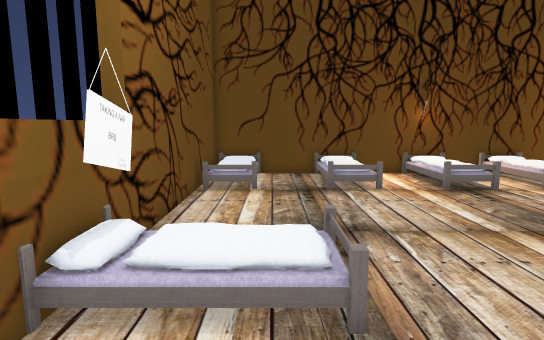
view 1 (above)

15 first-person views from a walk through a 3-D level made in the Unity game engine. The camera is 1.3 m above the floor, tilts 8° down and sees 80° across. The floor is counted in squares, 0.51 m on a side. Each view is taken from the middle of a square. On the plan, view 1 faces up. The plan holds only what a view shows up to about 20 squares ahead; the rest is blank. The player is left out. Door leaves are left out, so doorways stand open. Some surface patterns are stand-ins.

view 2
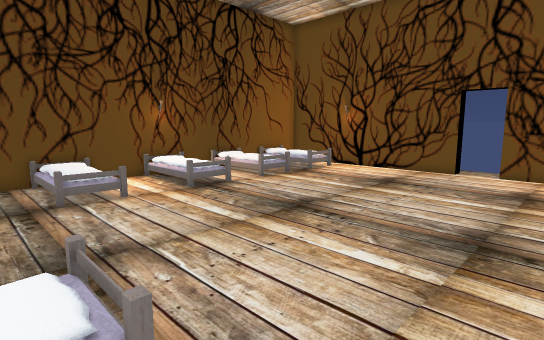

view 3
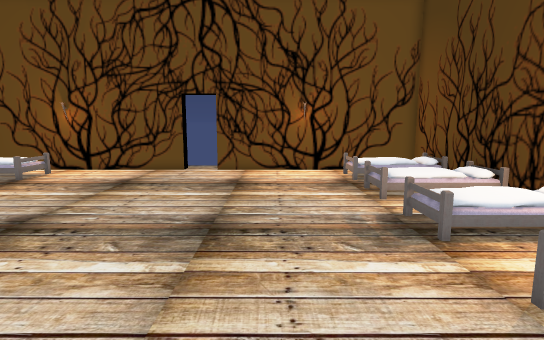

view 4
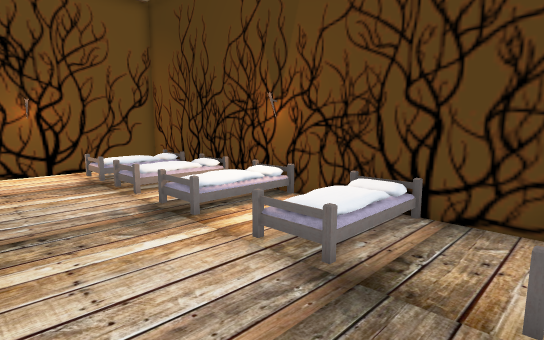

view 5
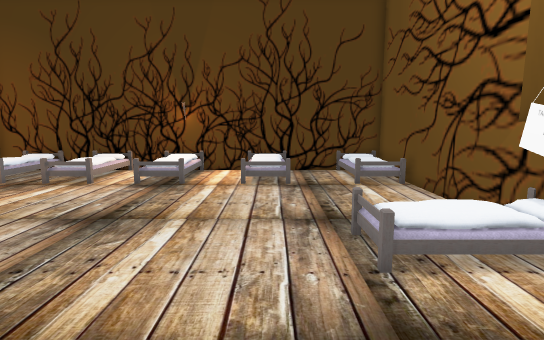

view 6
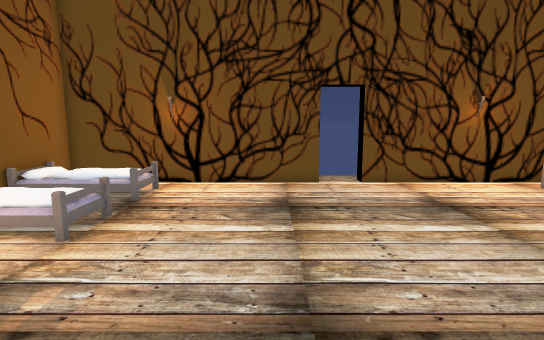

view 7
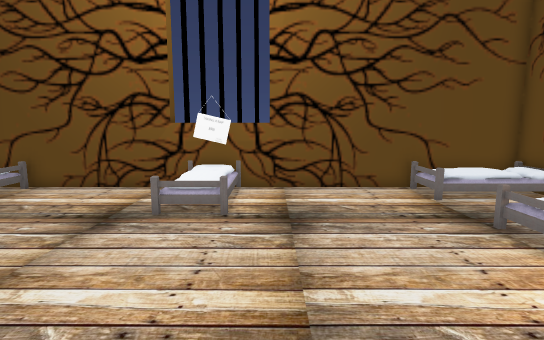

view 8
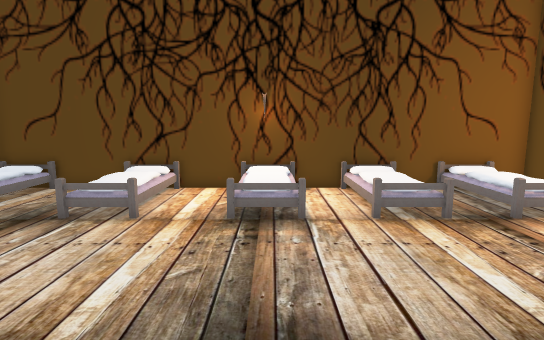

view 9
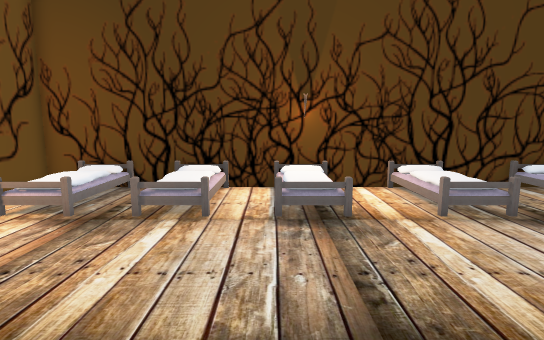

view 10
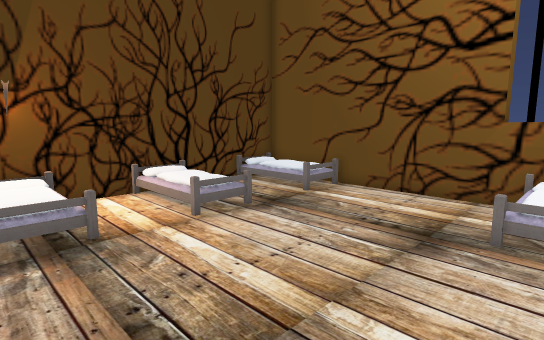

view 11
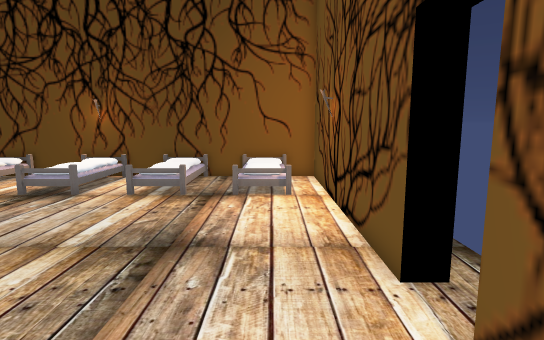

view 12
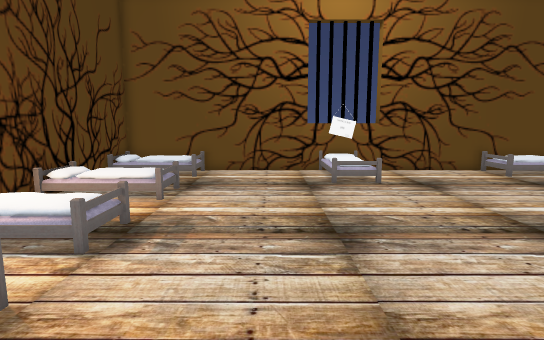

view 13
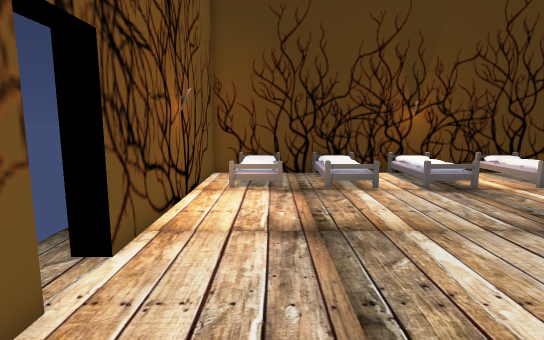

view 14
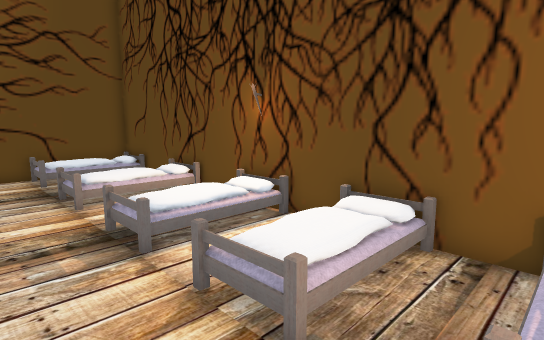

view 15
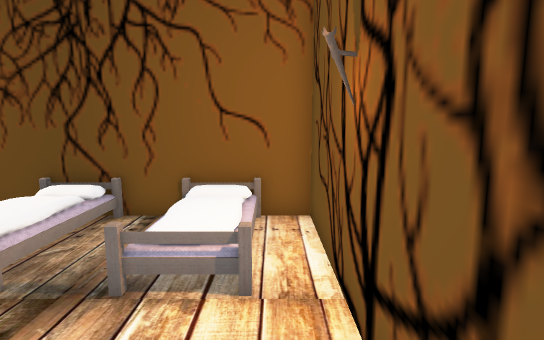

### Floor plan
Key: @ floor where view 1 was taken; # wall or solid block; . floor; D open door; = window, fence, low wall or low ledge; B bed; O other object.
Columns run from 3 left of view 1 to 19 right of it. Each row starts with its distance up from view 1.
 17 #######B##BO##B#######
 16 #OO...OO..OO..OO..O .#
 15 #OO...OO..OO..OO..OO.#
 14 #OO...OO..OO..OO..OO.#
 13 #OB..BOO..=OB.=O=.OOB#
 12 #....................#
 11 #....................#
 10 #....................#
  9 #....................#
  8 #....................#
  7 #....................#
  6 #...B................#D
  5 #OOOO.................D
  4 #OOOO................#D
  3 #....................#
  2 #....................#
  1 #....................#
  0 #..@.................#
 -1 #....................#
 -2 #....................#
 -3 BOB..BOO..BOB.BO..BOB#
 -4 #OO...OO..OO..OO..OO.#
 -5 #OO...OO..OO..OO..OO.#
 -6 #OO...OO..OO..OO..OO.#
 -7 ######################

Positions as (right, up) in squares from view 1, and headings:
1: (0, 0), facing up
2: (0, 1), facing up-right
3: (0, 1), facing right
4: (-1, 2), facing down-right
5: (3, 11), facing down
6: (4, 8), facing right
7: (10, 7), facing left
8: (8, 4), facing up
9: (9, 6), facing down
10: (9, 5), facing down-left
11: (16, 1), facing up
12: (15, 1), facing left
13: (15, 10), facing down
14: (15, 10), facing up-left
15: (17, 8), facing up
